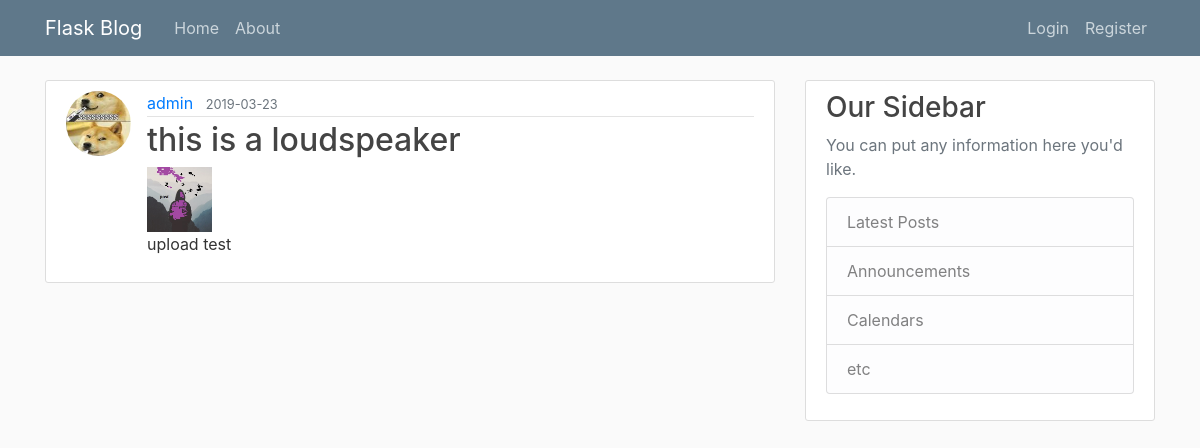
Screenshot of /post/3 with the database file from the repository.
### flask_blog/models.py (models this page shows, shortened)
class User(db.Model, UserMixin):
    id = db.Column(db.Integer, primary_key=True)
    username = db.Column(db.String(20), unique=True, nullable=False)
    email = db.Column(db.String(120), unique=True, nullable=False)
    image_file = db.Column(db.String(20), unique=False, nullable=False, default='default.jpg')
    password = db.Column(db.String(60), nullable=False)
    posts = db.relationship('Post', backref='author', lazy=True)

class Post(db.Model):
    id = db.Column(db.Integer, primary_key=True)
    title = db.Column(db.String(100), nullable=False)
    date_posted = db.Column(db.DateTime, nullable=False, default=datetime.utcnow)
    image_file = db.Column(db.String(20), unique=False, nullable=False, default='default.jpg')
    content = db.Column(db.Text, nullable=False)
    user_id = db.Column(db.Integer, db.ForeignKey('user.id'), nullable=False)

### flask_blog/posts/routes.py (the view)
@posts.route('/post/<int:post_id>')
def post(post_id):
    post = Post.query.get_or_404(post_id)
    return render_template('post.html', title=post.title, post=post)

### flask_blog/templates/post.html (shortened to what this page needs)
{% extends "layout.html" %}
{% block content %}
  <article class="media content-section">
    <img class="rounded-circle article-img" src="{{ url_for('static', filename='profile_pics/' + post.author.image_file) }}">
    <div class="media-body">
      <div class="article-metadata">
        <a class="mr-2" href="{{ url_for('users.user_posts', username=post.author.username) }}">{{ post.author.username }}</a>
        <small class="text-muted">{{ post.date_posted.strftime('%Y-%m-%d') }}</small>
      </div>
      <h2 class="article-title">{{ post.title }}</h2>
      {% if post.image_file %}
        <img class="article-img" src="{{ url_for('static', filename='post_pics/' + post.image_file) }}">
      {% else %}
        the image failed to load :)
      {% endif %}
      <p class="article-content">{{ post.content }}</p>
    </div>
  </article>
{% endblock content %}

### flask_blog/templates/layout.html (shortened to what this page needs)
<!DOCTYPE html>
<html lang="en">
    <head>
        <link rel="stylesheet" href="https://maxcdn.bootstrapcdn.com/bootstrap/4.0.0/css/bootstrap.min.css">
        <link rel="stylesheet" type="text/css" href="{{ url_for('static', filename='main.css')}}">
    </head>
    <body>
        <header class="site-header">
          <nav class="navbar navbar-expand-md navbar-dark bg-steel fixed-top">
            <div class="container">
              <a class="navbar-brand mr-4" href="/">Flask Blog</a>
              <div class="collapse navbar-collapse" id="navbarToggle">
                <div class="navbar-nav mr-auto">
                  <a class="nav-item nav-link" href="{{ url_for('main.home') }}">Home</a>
                  <a class="nav-item nav-link" href="{{ url_for('main.about') }}">About</a>
                </div>
                <div class="navbar-nav">
                  {% if current_user.is_authenticated %}
                    <a class="nav-item nav-link" href="{{ url_for('users.logout') }}">Logout</a>
                    <a class="nav-item nav-link" href="{{ url_for('users.account') }}">Account</a>
                    <a class="nav-item nav-link" href="{{ url_for('posts.new_post') }}">New Post</a>
                  {% else %}
                    <a class="nav-item nav-link" href="{{ url_for('users.login') }}">Login</a>
                    <a class="nav-item nav-link" href="{{ url_for('users.register') }}">Register</a>
                  {% endif %}
                </div>
              </div>
            </div>
          </nav>
        </header>
        <main role="main" class="container">
            <div class="row">
                <div class="col-md-8">
                    {% block content %}{% endblock %}
                </div>
            <div class="col-md-4">
                <div class="content-section">
                    <h3>Our Sidebar</h3>
                    <p class='text-muted'>You can put any information here you'd like.
                    <ul class="list-group">
                    <li class="list-group-item list-group-item-light">Latest Posts</li>
                    <li class="list-group-item list-group-item-light">Announcements</li>
                    <li class="list-group-item list-group-item-light">Calendars</li>
                    <li class="list-group-item list-group-item-light">etc</li>
                    </ul>
                    </p>
              </div>
            </div>
            </div>
        </main>
    </body>
</html>

### flask_blog/static/main.css (style rules this page uses)
body { background: #fafafa; color: #333333; margin-top: 5rem; }
h1, h2, h3, h4, h5, h6 { color: #444444; }
.bg-steel { background-color: #5f788a; }
.site-header .navbar-nav .nav-link { color: #cbd5db; }
.content-section { background: #ffffff; padding: 10px 20px; border: 1px solid #dddddd; border-radius: 3px; margin-bottom: 20px; }
.article-title { color: #444444; }
.article-content { white-space: pre-line; }
.article-img { height: 65px; width: 65px; margin-right: 16px; }
.article-metadata { padding-bottom: 1px; margin-bottom: 4px; border-bottom: 1px solid #e3e3e3 }

### rows the page displays
User: image_file (picture), author.username "admin"
Post: date_posted "2019-03-23", title "this is a loudspeaker", image_file (placeholder picture), content "upload test"
